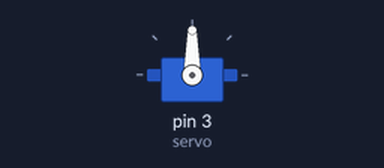
Bench run of a program on a simulated Raspberry Pi (header pin numbers). Parts: servo. Servo angles are drawn from the pulse width (0.5 ms = 0°, 2.5 ms = 180°); what the program prints to the terminal is not drawn.

Above: at 0.1 s.
At 2.17 s:
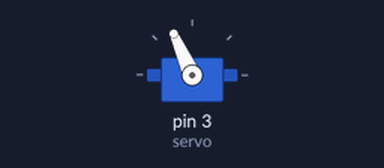
At 21.37 s:
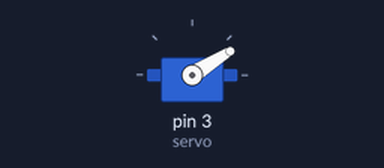
At 39.68 s:
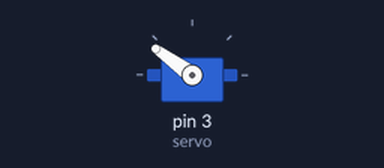
Timing chart, 0 to 40.0 s (numbered marks = the images above):
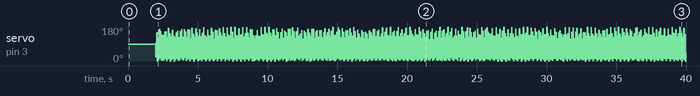

The program:

3servo_working.py
```python
import RPi.GPIO as GPIO
import time
import select
import sys
import curses

#check into signal.signal to handle pin disabling on close!


GPIO.setmode(GPIO.BOARD)
GPIO.setup(3, GPIO.OUT)

try:
	servo = GPIO.PWM(3, 50)
	servo.start(7.5)
	time.sleep(2)
	runtime = 7.5
	mod = 0.5
	#achieving lock at 9?
	while 1:
		if runtime > 12.5:
			mod = 0.95
		if runtime < 2.5:
			mod = 1.05
		runtime = runtime * mod
		print(runtime)
		servo.ChangeDutyCycle(runtime)
		#servo.ChangeFrequency(100)
	time.sleep(2)
	servo.stop()
except KeyboardInterrupt:
	servo.stop()
	GPIO.cleanup()
finally:
	servo.stop()
	GPIO.cleanup()
```
